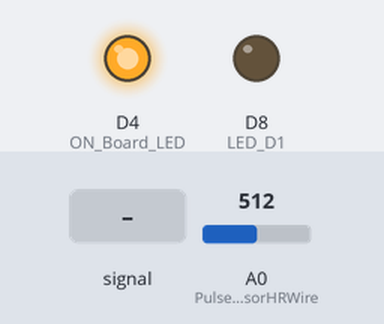
The sketch below on a simulated ESP8266 (NodeMCU). On the bench: output pins drawn as LEDs (lit = HIGH). Dashed ring = blinking. Inputs (shaded band) come from the test bench; at power-on: A0 (PulseSensorHRWire) = 512. WiFi joins after 1.5 s; servers stay silent unless stated; what the sketch prints to the serial monitor is not drawn.

Above: at 3.2 s.
3.3 s: A0 (PulseSensorHRWire) fed a 200 Hz sine of ±460 counts around its level
At 6.2 s:
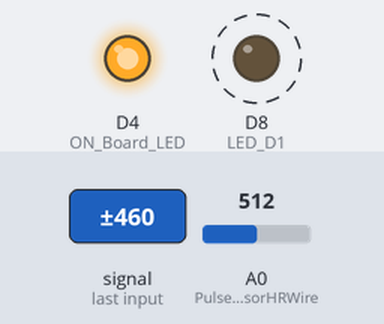
6.3 s: A0 (PulseSensorHRWire) set to 716
At 7.0 s:
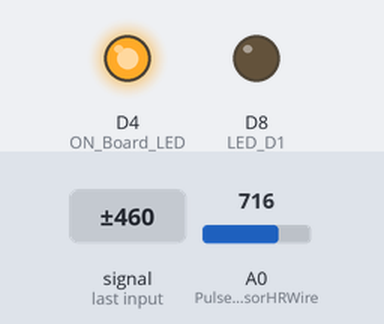
7.8 s: A0 (PulseSensorHRWire) fed a 50 Hz sine of ±306 counts around its level
10.8 s: A0 (PulseSensorHRWire) set to 900
At 11.9 s:
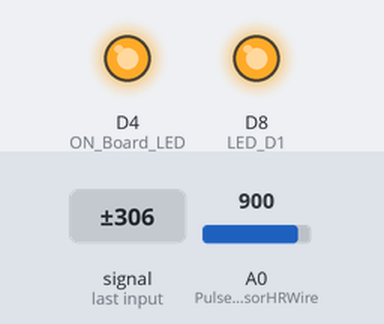
12.3 s: A0 (PulseSensorHRWire) set to 873
At 13.0 s:
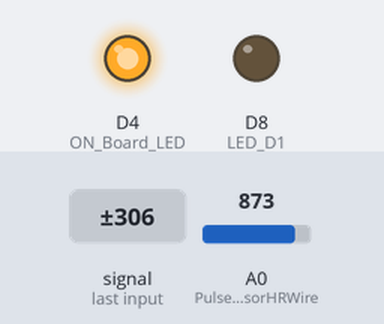
Timing chart, 0 to 14.8 s (numbered marks = the images above; inputs shaded):
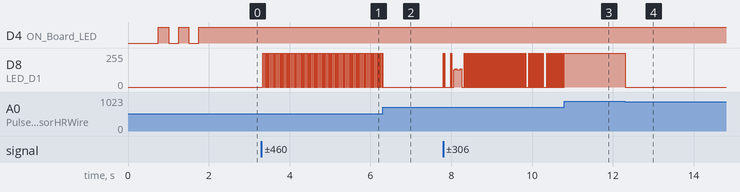

The sketch:

AIPULSE.ino
```cpp
#include <ESP8266WiFi.h>
#include <WiFiClient.h>
#include <ESP8266WebServer.h>
//----------------------------------------

#include "Page_10.h" //--> Our HTML webpage contents with javascripts

#define ON_Board_LED 2  //--> Defining an On Board LED (GPIO2 = D4), used for indicators when the process of connecting to a wifi router and when there is a client request.

//----------------------------------------SSID and Password of your WiFi router
const char* ssid = "Miro";  //--> Your wifi name
const char* password = "jyps2812"; //--> Your wifi password
//----------------------------------------

ESP8266WebServer server(80);  //--> Server on port 80

unsigned long previousMillisGetHR = 0; //--> will store the last time Millis (to get Heartbeat) was updated.
unsigned long previousMillisHR = 0; //--> will store the last time Millis (to get BPM) was updated.

const long intervalGetHR = 10; //--> Interval for reading heart rate (Heartbeat) = 10ms.
const long intervalHR = 5000; //--> Interval for obtaining the BPM value based on the sample is 10 seconds.

const int PulseSensorHRWire = A0; //--> PulseSensor connected to ANALOG PIN 0 (A0 / ADC 0).
const int LED_D1 = D8; //--> LED to detect when the heart is beating. The LED is connected to PIN D8 (GPIO5) on the NodeMCU ESP12E.
int Threshold = 890; //--> Determine which Signal to "count as a beat" and which to ignore.

int cntHB = 0; //--> Variable for counting the number of heartbeats.
boolean ThresholdStat = true; //--> Variable for triggers in calculating heartbeats.
int BPMval = 0; //--> Variable to hold the result of heartbeats calculation.

//--------------------------------------------------------------------------------void handleRoot()
// This subroutine is executed when NodeMCU ESP12E IP is opened in the browser.
void handleRoot() {
 String s = MAIN_page; //--> Read HTML contents
 server.send(200, "text/html", s); //--> Send web page
}
//--------------------------------------------------------------------------------

//--------------------------------------------------------------------------------void handleHeartRate()
// This subroutine is executed when there is a request from the browser / client.
// This subroutine will send / display the BPM value to the browser.
void handleHeartRate() {
  digitalWrite(ON_Board_LED, LOW); //--> "ON_Board_LED" will be turned on when the request from the browser / client starts.
  String BPMvalSend = String(BPMval);
  server.send(200, "text/plane", BPMvalSend); //--> Sends BPM value to client request / browser.
  digitalWrite(ON_Board_LED, HIGH); //--> Turn off the LED because the client request / browser has been processed.
}
//--------------------------------------------------------------------------------

//--------------------------------------------------------------------------------void GetHeartRate()
// This subroutine is for reading the heart rate and calculating it to get the BPM value.
// To get a BPM value based on a heart rate reading for 10 seconds.
void GetHeartRate() {
  //----------------------------------------Process of reading heart rate.
  unsigned long currentMillisGetHR = millis();

  if (currentMillisGetHR - previousMillisGetHR >= intervalGetHR) {
    previousMillisGetHR = currentMillisGetHR;

    int PulseSensorHRVal = analogRead(PulseSensorHRWire);

    if (PulseSensorHRVal > Threshold && ThresholdStat == true) {
      cntHB++;
      ThresholdStat = false;
      digitalWrite(LED_D1,HIGH);
    }

    if (PulseSensorHRVal < Threshold) {
      ThresholdStat = true;
      digitalWrite(LED_D1,LOW);
    }
  }
  //----------------------------------------

  //----------------------------------------The process for getting the BPM value.
  unsigned long currentMillisHR = millis();

  if (currentMillisHR - previousMillisHR >= intervalHR) {
    previousMillisHR = currentMillisHR;

    BPMval = cntHB * 12; //--> The taken heart rate is for 10 seconds. So to get the BPM value, the total heart rate in 10 seconds x 6.
    Serial.print("BPM : ");
    Serial.println(BPMval);

    cntHB = 0;
  }
  //----------------------------------------
}
//--------------------------------------------------------------------------------

//--------------------------------------------------------------------------------void setup()
void setup() {
  // put your setup code here, to run once:
  Serial.begin(115200);
  delay(500);

  pinMode(ON_Board_LED,OUTPUT); //--> On Board LED port Direction output
  digitalWrite(ON_Board_LED, HIGH); //--> Turn off Led On Board

  pinMode(LED_D1,OUTPUT); //--> Set LED_3 PIN as Output.

  WiFi.mode(WIFI_STA);
  WiFi.begin(ssid, password); //--> Connect to your WiFi router
  Serial.println("");

  //----------------------------------------Wait for connection
  Serial.print("Connecting");
  while (WiFi.status() != WL_CONNECTED) {
    Serial.print(".");
    //----------------------------------------Make the On Board Flashing LED on the process of connecting to the wifi router.
    digitalWrite(ON_Board_LED, LOW);
    delay(250);
    digitalWrite(ON_Board_LED, HIGH);
    delay(250);
    //----------------------------------------
  }
  //----------------------------------------
  digitalWrite(ON_Board_LED, HIGH); //--> Turn off the On Board LED when it is connected to the wifi router.
  //----------------------------------------If successfully connected to the wifi router, the IP Address that will be visited is displayed in the serial monitor
  Serial.println("");
  Serial.print("Successfully connected to : ");
  Serial.println(ssid);
  Serial.print("IP address: ");
  Serial.println(WiFi.localIP());
  Serial.println();
  //----------------------------------------

  server.on("/", handleRoot); //--> Which routine to handle at root location. This is display page
  server.on("/getHeartRate", handleHeartRate); //--> This page is called in the javascript code in the Index.h file

  server.begin(); //--> Start server
  Serial.println("HTTP server started");

  Serial.println();
  Serial.println("Please wait 10 seconds to get the BPM Value");
}
//--------------------------------------------------------------------------------

//--------------------------------------------------------------------------------void loop()
void loop() {
  // put your main code here, to run repeatedly:
  server.handleClient(); //--> Handle client requests
  GetHeartRate(); //--> Calling the GetHeartRate() subroutine
}
```

Page_10.h
```cpp
const char MAIN_page[] PROGMEM = R"=====(
<!DOCTYPE html>
<html lang="en">
<head>
    <meta charset="UTF-8">
    <meta name="viewport" content="width=device-width, initial-scale=1.0">
    <title>Medição de BPM</title>
    <style>
        /* Estilos CSS para a página */
        body {
            font-family: Arial, sans-serif;
            background-color: #f5f5f5;
            margin: 0;
            padding: 0;
            display: flex;
            justify-content: center;
            align-items: center;
            min-height: 100vh;
        }
        #container {
            background-color: #fff;
            border-radius: 5px;
            box-shadow: 0 0 10px rgba(0, 0, 0, 0.1);
            padding: 20px;
            text-align: center;
        }
        h1 {
            color: #007bff;
        }
        p {
            font-size: 20px;
            margin-bottom: 20px;
        }
        button {
            background-color: #007bff;
            color: #fff;
            border: none;
            border-radius: 5px;
            padding: 10px 20px;
            font-size: 16px;
            cursor: pointer;
            transition: background-color 0.2s;
        }
        button:hover {
            background-color: #0056b3;
        }
        h2 {
            font-size: 24px;
            margin-top: 30px;
            color: #007bff;
        }
        table {
            border-collapse: collapse;
            width: 100%;
            margin-top: 20px;
        }
        th, td {
            border: 1px solid #ddd;
            padding: 10px;
            text-align: center;
        }
        th {
            background-color: #f2f2f2;
        }
        canvas {
            width: 100%;
            max-width: 800px;
            height: 300px;
            border: 1px solid #ddd;
            margin-top: 20px;
        }
        button.export-btn {
            margin-top: 20px;
            background-color: #28a745;
        }
    </style>
</head>
<body>
    <div id="container">
        <h1>Medição de BPM</h1>
        <p>BPM Atual: <span id="bpm">--</span></p>
        <button onclick="startMeasure()">Iniciar Medição</button>
        <button onclick="stopMeasure()">Parar Medição</button>

        <!-- Gráfico -->
        <h2>Gráfico</h2>
        <canvas id="myCanvas"></canvas>

        <!-- Tabela para exibir dados -->
        <h2>Dados</h2>
        <table>
            <thead>
                <tr>
                    <th>Tempo</th>
                    <th>BPM (Média de 10s)</th>
                </tr>
            </thead>
            <tbody id="data-table">
                <!-- Os dados serão preenchidos via JavaScript -->
            </tbody>
        </table>

        <button onclick="exportCSV()" class="export-btn">Exportar para CSV</button>
    </div>

    <script>
        // Variáveis para armazenar dados de BPM e tempo
        let bpmData = [];
        let startTime;
        let intervalId;
        let axis_x = 1; // Variável para controlar a posição X no gráfico
        let tableData = [];

        // Obtenha o contexto do canvas
        const canvas = document.getElementById('myCanvas');
        const context = canvas.getContext('2d');

        // Inicie o gráfico
        drawGraph();

        // Função para iniciar a medição
        function startMeasure() {
            startTime = new Date().getTime();
            // Atualiza o gráfico a cada 1 segundo
            intervalId = setInterval(getHeartRateVal, 500);
        }

        // Função para parar a medição
        function stopMeasure() {
            clearInterval(intervalId);
        }

        // Função para obter o valor real do BPM
        function getHeartRateVal() {
            var xhttp = new XMLHttpRequest();
            xhttp.onreadystatechange = function() {
                if (this.readyState == 4 && this.status == 200) {
                    const bpm = parseFloat(this.responseText);
                    const currentTime = new Date().getTime() - startTime;

                    bpmData.push(bpm);
                    document.getElementById("bpm").textContent = bpm; // Atualize a exibição de BPM
                    if (bpmData.length >= 10) {
                        const averageBPM = calculateAverageBPM(bpmData);
                        tableData.push([currentTime / 1000, averageBPM]);
                        updateDataTable(); // Atualize a tabela
                        bpmData = []; // Limpe os dados de BPM para a próxima média de 10 segundos
                    }
                    updateChart(currentTime / 1000, bpm); // Atualize o gráfico
                }
            };
            xhttp.open("GET", "getHeartRate", true);
            xhttp.send();
        }

        // Função para calcular a média dos valores de BPM
        function calculateAverageBPM(data) {
            let sum = 0;
            for (const bpm of data) {
                sum += bpm;
            }
            return (sum / data.length).toFixed(2);
        }

        // Função para atualizar a tabela com os dados de BPM
        function updateDataTable() {
            const table = document.getElementById("data-table");
            const row = document.createElement("tr");
            const lastData = tableData[tableData.length - 1];
            const time = lastData[0];
            const bpm = lastData[1];

            row.innerHTML = `
                <td>${time.toFixed(2)} s</td>
                <td>${bpm}</td>
            `;

            table.appendChild(row);
        }

        // Função para atualizar o gráfico com os dados de BPM
        function updateChart(x, y) {
            if (axis_x > 300) {
                axis_x = 1;
                canvas.width = canvas.width;
                drawGraph();
            }
            const normalizedBPM = (y - 60) / (200 - 60); // Normaliza o BPM para a faixa 0-1
            const graphHeight = 150;
            const yPos = graphHeight - normalizedBPM * graphHeight;
            set_Axis_XY(x, yPos);
        }

        // Função para exportar os dados para CSV
        function exportCSV() {
            const csvData = [['Tempo (s)', 'BPM (Média de 10s)']];
            for (const data of tableData) {
                const time = data[0].toFixed(2);
                const bpm = data[1];
                csvData.push([time, bpm]);
            }

            const csvContent = "data:text/csv;charset=utf-8," + csvData.map(e => e.join(",")).join("\n");
            const encodedUri = encodeURI(csvContent);
            const link = document.createElement("a");
            link.setAttribute("href", encodedUri);
            link.setAttribute("download", "bpm_data.csv");
            link.click();
        }

        // Função para desenhar o gráfico de base
        function drawGraph() {
            context.beginPath();
            context.moveTo(1, 150);
            context.lineTo(1, 0);
            context.moveTo(300, 150);
            context.lineTo(300, 0);

            context.moveTo(0, 1);
            context.lineTo(300, 1);
            context.moveTo(0, 25);
            context.lineTo(300, 25);
            context.moveTo(0, 50);
            context.lineTo(300, 50);
            context.moveTo(0, 75);
            context.lineTo(300, 75);
            context.moveTo(0, 100);
            context.lineTo(300, 100);
            context.moveTo(0, 125);
            context.lineTo(300, 125);
            context.moveTo(0, 149);
            context.lineTo(300, 149);

            context.lineWidth = 0.5;
            context.strokeStyle = '#DCDCDC';
            context.closePath();
            context.stroke();
        }

        // Função para plotar no gráfico com ajuste de altura
        function set_Axis_XY(x, y) {
            context.lineTo(axis_x, y);
            context.strokeStyle = 'black'; // Define a cor da linha como preta
            context.lineWidth = 1; // Define a largura da linha como 1
            context.stroke();
            if (axis_x > 300) {
                axis_x = 1;
                canvas.width = canvas.width;
                drawGraph();
            }
            axis_x++;
        }
    </script>
</body>
</html>
)=====";
```

Measured:
- the behaviour switches between 890 and 889 on A0 (PulseSensorHRWire) (found by bisection; images 3 and 4)
- after the input at 3.3 s, D8 (LED_D1): alternates 255/255 for 0.02 s and 0/255 for 0.02 s, starting at once
- after the input at 6.3 s, D8 (LED_D1): goes on until 6.3 s, then stays 0/255
- after the input at 10.8 s, D8 (LED_D1): goes on until 10.8 s, then stays 255/255
- after the input at 12.3 s, D8 (LED_D1): 255/255 → 0/255 at once
